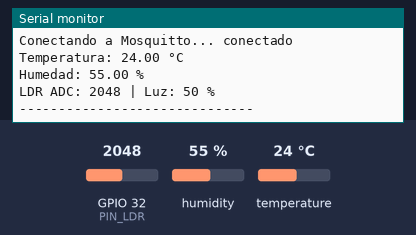
The sketch below on a simulated ESP32. On the bench: the last lines printed to the serial monitor. The inputs (shaded band) are chosen by the test bench; at power-on: humidity 55 %, GPIO 32 (PIN_LDR) = 2048, temperature 24 °C. WiFi joins after 1.5 s; servers stay silent unless stated; no MQTT or app messages arrive unless stated.

Above: at 2.7 s.
2.8 s: humidity set to 22 %
5.5 s: GPIO 32 (PIN_LDR) set to 2866
At 6.5 s:
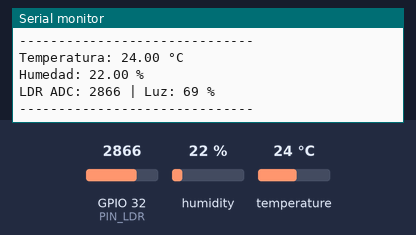
8.2 s: temperature set to 12 °C
10.9 s: GPIO 32 (PIN_LDR) set to 3603
At 12.7 s:
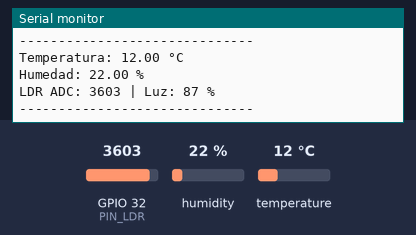
13.6 s: humidity set to 40 %
At 15.1 s:
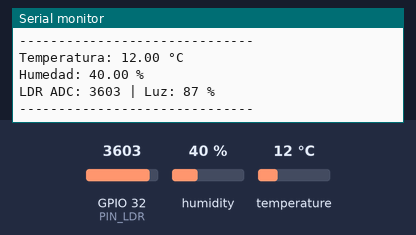
Timing chart, 0 to 16.6 s (numbered marks = the images above; inputs shaded):
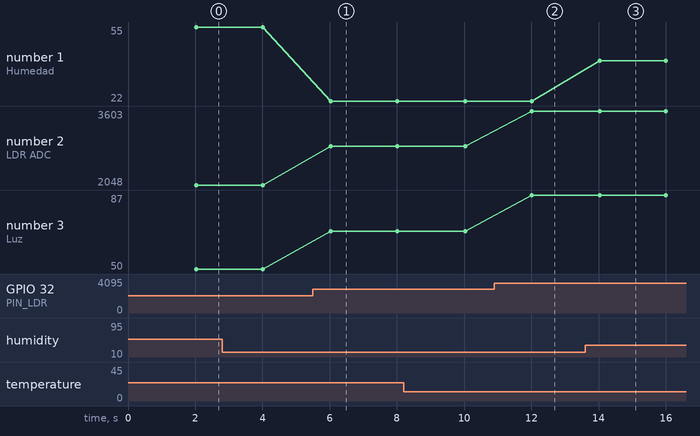

Measured:
- after the input at 5.5 s, the serial monitor: prints a new line after 0.53 s (image 1)
- after the input at 10.9 s, the serial monitor: prints a new line after 1.1 s (image 2)
- after the input at 13.6 s, the serial monitor: prints a new line after 0.43 s (image 3)
- plotted number 1: 22 → 40 after the input at 13.6 s
- plotted number 2: 2048 → 2866 after the input at 5.5 s, 2866 → 3603 after the input at 10.9 s
- plotted number 3: 50 → 69 after the input at 5.5 s, 69 → 87 after the input at 10.9 s

The sketch:

Taller.ino
```cpp
#include <WiFi.h>
#include <DHT.h>
#include <PubSubClient.h>

// ======================================================
// CONFIGURACIÓN WIFI
// ======================================================

const char* WIFI_SSID = "ARTEFACTOS";
const char* WIFI_PASSWORD = "s^3sQ#9teskVgnb";


// ======================================================
// CONFIGURACIÓN MQTT
// ======================================================


const char* MQTT_SERVER = "10.40.7.223";
const int MQTT_PORT = 1883;

// Topics utilizados por el dashboard React.
const char* TOPIC_TEMPERATURA = "clima/esp32/temperatura";
const char* TOPIC_HUMEDAD = "clima/esp32/humedad";
const char* TOPIC_LUZ = "clima/esp32/luz";


// ======================================================
// CONFIGURACIÓN DE SENSORES
// ======================================================

// (Estudiante)
// Definir los pines y objetos necesarios para los sensores.
#define PIN_LDR 32
#define PIN_DHT 4
#define DHTTYPE DHT11
DHT dht(PIN_DHT, DHTTYPE);

WiFiClient wifiClient;
PubSubClient mqttClient(wifiClient);

// Enviar una lectura cada 2 segundos.
const unsigned long INTERVALO_ENVIO = 2000;

unsigned long ultimoEnvio = 0;

void conectarWiFi() {

  Serial.print("Conectando a WiFi");

  WiFi.begin(WIFI_SSID, WIFI_PASSWORD);

  while (WiFi.status() != WL_CONNECTED) {
    delay(500);
    Serial.print(".");
  }

  Serial.println();
  Serial.println("WiFi conectado");

  Serial.print("IP del ESP32: ");
  Serial.println(WiFi.localIP());
}

void conectarMQTT() {

  while (!mqttClient.connected()) {

    Serial.print("Conectando a Mosquitto...");

    // Crear un Client ID diferente para este ESP32.
    String clientId = "ESP32-";
    clientId += String(
      (uint32_t)(ESP.getEfuseMac() & 0xFFFFFFFF),
      HEX
    );

    if (mqttClient.connect(clientId.c_str())) {

      Serial.println(" conectado");

    } else {

      Serial.print(" error, rc=");
      Serial.print(mqttClient.state());
      Serial.println(". Reintentando en 2 segundos...");

      delay(2000);
    }
  }
}


// ======================================================
// LEER Y PUBLICAR SENSORES
// ======================================================

void publicarSensores() {
//(Estudiante)
// 1. Obtener la temperatura.
  float temperatura = dht.readTemperature();

// 2. Obtener la humedad.
  float humedad = dht.readHumidity();

// 3. Obtener la lectura del sensor de iluminación.
  int lecturaLDR = analogRead(PIN_LDR);
  int luz = map(lecturaLDR, 0, 4095, 0, 100);

// 4. Preparar los valores para poder publicarlos mediante MQTT.
  String tempStr = String(temperatura, 2);
  String humStr = String(humedad, 2);
  String luzStr = String(luz);

/* 5. Publicar cada dato en su topic correspondiente:
         TOPIC_TEMPERATURA
         TOPIC_HUMEDAD
         TOPIC_LUZ
*/
  mqttClient.publish(TOPIC_TEMPERATURA, tempStr.c_str(), true);
  mqttClient.publish( TOPIC_HUMEDAD, humStr.c_str(), true );
  mqttClient.publish( TOPIC_LUZ, luzStr.c_str(), true);

// 6. Mostrar las mediciones en el Monitor Serial.
  Serial.print("Temperatura: ");
  Serial.print(temperatura);
  Serial.println(" °C");
  Serial.print("Humedad: ");
  Serial.print(humedad);
  Serial.println(" %");
  Serial.print("LDR ADC: ");
  Serial.print(lecturaLDR);
  Serial.print(" | Luz: ");
  Serial.print(luz);
  Serial.println(" %");
  Serial.println("------------------------------");

}

void setup() {

  Serial.begin(115200);

  // (Estudiante)
  // Inicializar los sensores y configurar los pines necesarios.
  pinMode(PIN_LDR, INPUT);
  dht.begin();

  conectarWiFi();

  mqttClient.setServer(
    MQTT_SERVER,
    MQTT_PORT
  );
}

void loop() {

  // Si se pierde WiFi, volver a conectarse.
  if (WiFi.status() != WL_CONNECTED) {
    conectarWiFi();
  }

  // Si se pierde MQTT, volver a conectarse.
  if (!mqttClient.connected()) {
    conectarMQTT();
  }

  mqttClient.loop();


  // Publicar sensores cada 2 segundos.
  if (millis() - ultimoEnvio >= INTERVALO_ENVIO) {

    ultimoEnvio = millis();

    publicarSensores();
  }
}
```
